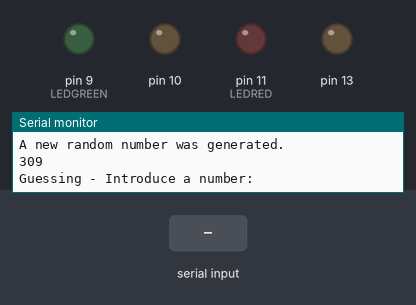
Recording of a sketch running on a simulated Arduino Uno, built with avr-gcc and run on an emulated ATmega328P. Shown: output pins drawn as LEDs (lit = HIGH), the last lines printed to the serial monitor. The test bench sets the inputs (shaded band). Random numbers use the default seed unless the sketch sets one.

Above: at 1.2 s.
1.3 s: "90,45\n" received over Serial
At 2.4 s:
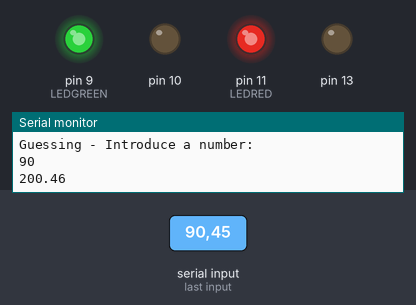
4.0 s: "30,150\n" received over Serial
At 6.2 s:
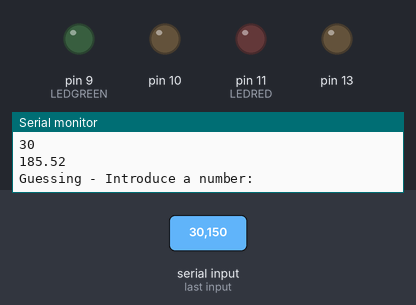
Timing chart, 0 to 7.7 s (numbered marks = the images above; inputs shaded):
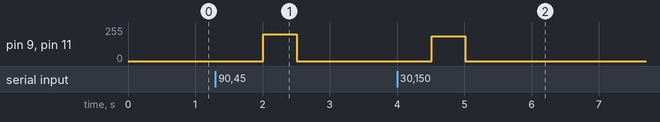

The sketch:

exe3.4.ino
```cpp
const int LEDRED=11;
const int LEDBLUE=10;
const int LEDGREEN=9;
int min=0, max=1024;
int number;
int numberUser;
int time = 500;
float intensity;
String readStr;

bool newNumber = false;

void setup() {
  pinMode(13, OUTPUT);
  pinMode(11, OUTPUT);
  pinMode(10, OUTPUT);

  randomSeed(analogRead(0));

  Serial.begin(9600);
}

void loop() {

  if (!newNumber) {
  	number = random(min, max+1);
    newNumber = true;
    Serial.println("A new random number was generated.");
    Serial.println(number);
    Serial.println("Guessing - Introduce a number: ");
  }

  if (Serial.available() > 0){
    readStr = Serial.readStringUntil('\n');
    numberUser = readStr.toInt();
    Serial.println(numberUser);

    guessing();
    if (newNumber)
      Serial.println("Guessing - Introduce a number: ");
  }

  delay(2000);
}

void guessing() {
  if (numberUser > number) {
    intensity = 255 - ((numberUser - number) * (255.0 / 1024.0));
    Serial.println(intensity);
    analogWrite(LEDRED, intensity);
    delay (time);
  	digitalWrite(LEDRED,LOW);
  }
  if (numberUser < number) {
    intensity = 255 - ((number - numberUser) * (255.0 / 1024.0));
    Serial.println(intensity);
    analogWrite(LEDRED, intensity);
    analogWrite(LEDGREEN, intensity);
    delay (time);
  	digitalWrite(LEDRED,LOW);
    digitalWrite(LEDGREEN,LOW);
  }
  if (numberUser == number) {
    analogWrite(LEDGREEN, 255);
    delay (time * 4);
    digitalWrite(LEDGREEN,LOW);
    newNumber = false;
  }
}
```

Measured:
- after the input at 1.3 s, pin 9 (LEDGREEN), pin 11 (LEDRED): 0/255 → 200/255 after 0.71 s, → 0/255 0.50 s later
- after the input at 4.0 s, pin 9 (LEDGREEN), pin 11 (LEDRED): 0/255 → 185/255 after 0.51 s, → 0/255 0.50 s later
